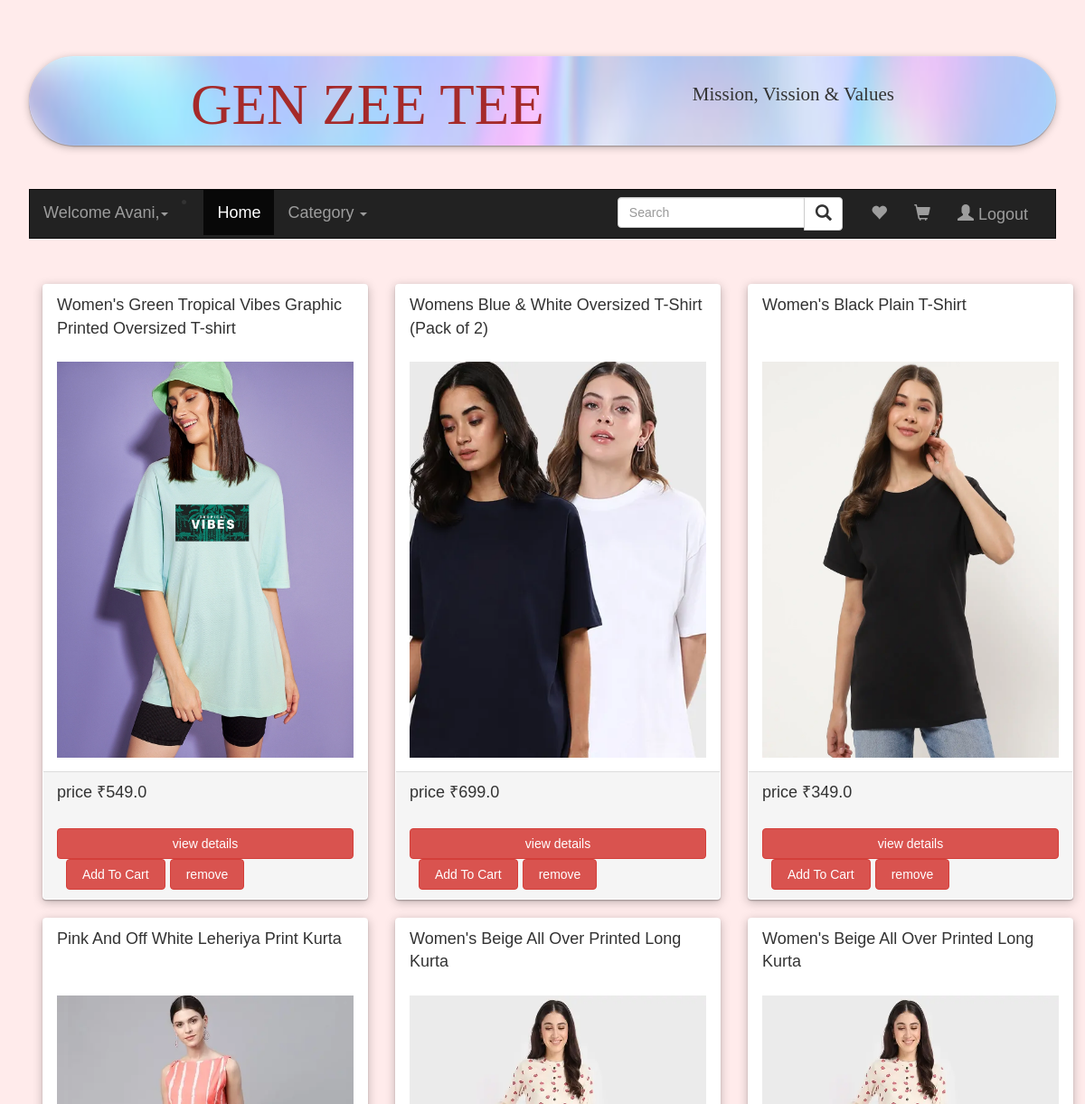
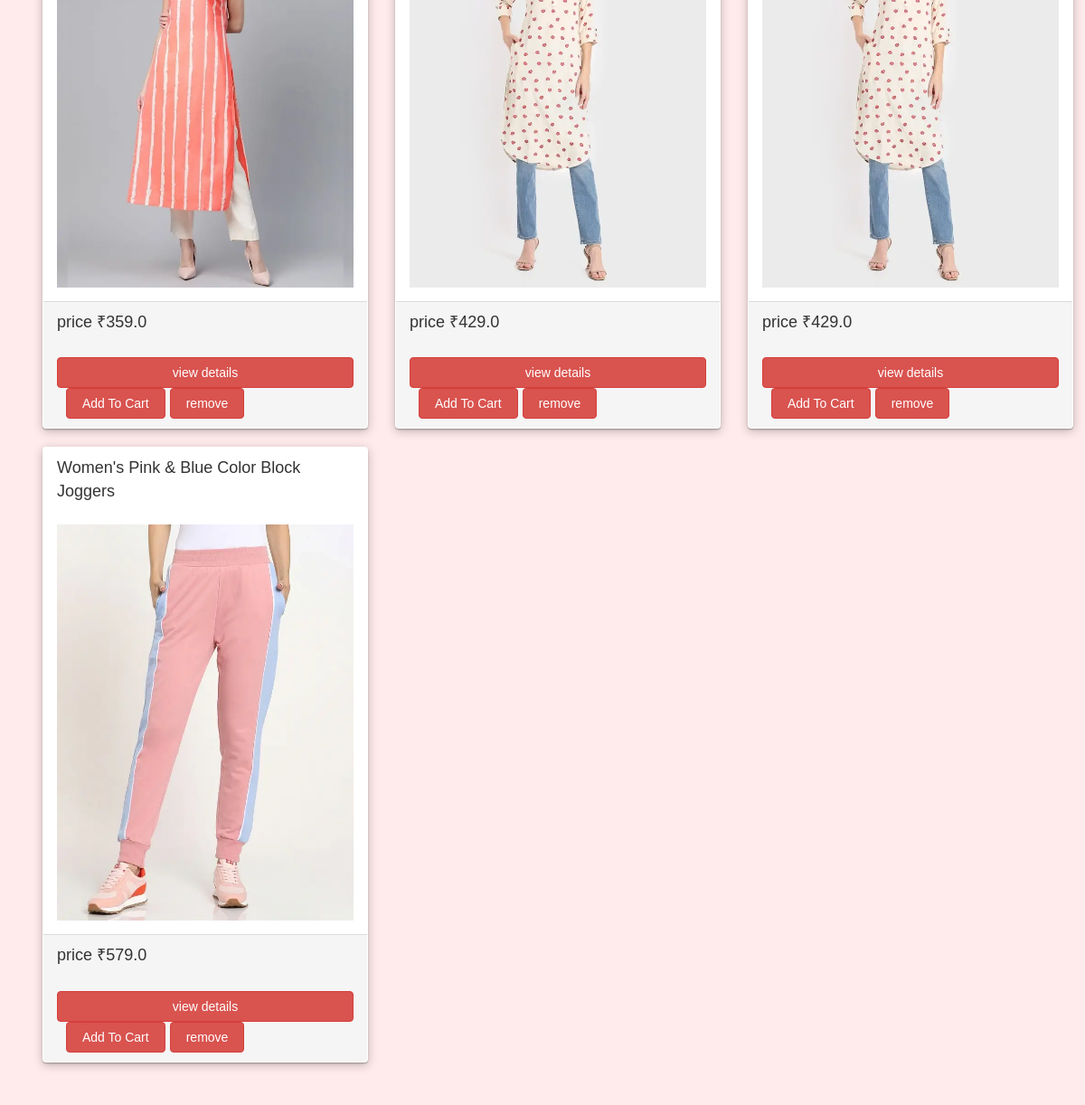
The page /showAllWishlist (signed in) on the database its author committed (2 pictures, top to bottom).
### UserApp/models.py (models this page shows)
class MyWishlist(models.Model):
    user = models.ForeignKey(UserInfo,on_delete=models.CASCADE)
    product = models.ForeignKey(Product,on_delete=models.CASCADE)
    class Meta:
        db_table = "MyWishlist"

### AdminApp/models.py (models this page shows)
class Product(models.Model):
    product_name = models.CharField(max_length=100)
    price = models.FloatField(default=56)
    description = models.CharField(max_length=2000)
    image1 = models.ImageField(upload_to="images", default="abc.jpg")
    image2 = models.ImageField(upload_to="images", default="abc.jpg")
    image3 = models.ImageField(upload_to="images", default="abc.jpg")
    category = models.ForeignKey(Category,on_delete=models.CASCADE)
    quantity = models.IntegerField(default=5)
    class Meta:
        db_table = "Product"

### UserApp/views.py (the view, shortened to what this page needs)
# urls.py: path('showAllWishlist',views.showAllWishlist),
def showAllWishlist(request):
    if request.method == "GET":
        items = MyWishlist.objects.filter(user=request.session["uname"])
        return render(request,"showAllWishlist.html",{"items":items})

### UserApp/templates/showAllWishlist.html (shortened to what this page needs)
{%extends "home.html"%}
{%block "content"%}
  <div class="container">
    <div class="row">
      {%for item in items%}
      <div class="col-sm-4">
        <div class="panel ">
          <div class="panel-heading" style="height: 70px;">{{item.product.product_name}}</div>
          <div class="panel-body" ><img src="{{item.product.image1.url}}" class="img-responsive" style="width:100% ;height:438px" alt="Image"></div>
          <div class="panel-footer">
            <div>price ₹{{item.product.price}} </div><br>
            <a href="/viewDetails/{{item.product.id}}"><button class="btn btn-danger">view details</button></a>
            <form style="display: inline-flex" method="POST" action="/addtocart">
                    <span><button class="btn btn-danger" style="margin-left: 10px;" type="submit">Add To Cart</button></span>
            </form>
            <form method="POST" style="display: inline-flex">
              <span><button class="btn btn-danger" name="action" value="remove" style="margin-left: 10px;" type="submit">remove</button></span>
            </form>
          </div>
          </div>
      </div>
      {%endfor%}
    </div>
  </div>
{%endblock%}

### UserApp/templates/searchengine.css (style rules this page uses)
* { margin: 0; padding: 0; box-sizing: border-box; font-family: 'poppins', sans-serif; font-size: 18px; }
body { margin: 4vh; }
.container { display: flex; align-items: center; justify-content: space-between; }
button { width: 100%; position: relative; border: none; border-radius: 5px; background-color: #333; padding: 7px 25px; cursor: pointer; color: white; }

### UserApp/templates/showAllWishlist.html (style rules this page uses)
body { background-color: hsl(0, 100%, 96%) ; }

### rows shown on the page
MyWishlist: product.product_name "Women's Green Tropical Vibes Graphic Printed Oversized T-shirt", product.image1 (picture), product.price "549.0"
MyWishlist: product.product_name "Womens Blue & White Oversized T-Shirt (Pack of 2)", product.image1 (picture), product.price "699.0"
MyWishlist: product.product_name "Women's Black Plain T-Shirt", product.image1 (picture), product.price "349.0"
MyWishlist: product.product_name "Pink And Off White Leheriya Print Kurta", product.image1 (picture), product.price "359.0"
MyWishlist: product.product_name "Women's Beige All Over Printed Long Kurta", product.image1 (picture), product.price "429.0"
MyWishlist: product.product_name "Women's Beige All Over Printed Long Kurta", product.image1 (picture), product.price "429.0"
MyWishlist: product.product_name "Women's Pink & Blue Color Block Joggers", product.image1 (picture), product.price "579.0"

### other values the page prints
{{ request.session.uname }} "Avani"
